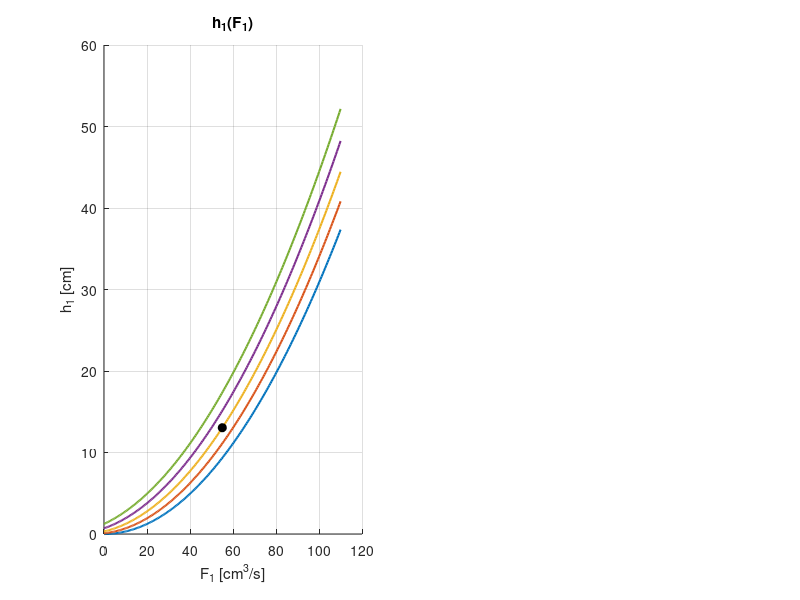

Source code (MATLAB): (Note: this script raises an error after producing the figure.)
%% Parametry
p.A2 = 430; p.C1 = 0.85; p.a1 = 18; p.a2 = 24; p.tau = 70;

% Punkt pracy
F1_0 = 55;
FD_0 = 10;

% Zakresy wejść
F1v = linspace(0, 2*F1_0, 200);      % sterowanie F1
FDv = linspace(0, 2*FD_0, 200);      % zakłócenie FD

%% Stan ustalony:

h1_stat = @(F1,FD) ((F1 + FD)/p.a1).^2;
h2_stat = @(F1,FD) ((F1 + FD)/p.a2).^2;

h1_0 = h1_stat(F1_0, FD_0);
h2_0 = h2_stat(F1_0, FD_0);

%% Wykres 1: h1, h2 w funkcji F1 dla kilku wartości FD
FD_list = FD_0 * [0 0.5 1 1.5 2];
figure('Name','Charakterystyki statyczne h(F1)');
for i = 1:2
    subplot(1,2,i); hold on; grid on;
    for FD = FD_list
        if i == 1
            plot(F1v, h1_stat(F1v, FD), 'LineWidth', 1.5);
        else
            plot(F1v, h2_stat(F1v, FD), 'LineWidth', 1.5);
        end
    end
    if i == 1
        plot(F1_0, h1_0, 'ko', 'MarkerFaceColor', 'k');
        ylabel('h_1 [cm]'); title('h_1(F_1)');
    else
        plot(F1_0, h2_0, 'ko', 'MarkerFaceColor', 'k');
        ylabel('h_2 [cm]'); title('h_2(F_1)');
    end
    xlabel('F_1 [cm^3/s]');
    legend([compose('F_D = %.1f', FD_list), {'punkt pracy'}], 'Location', 'northwest');
end

%% Wykres 2: powierzchnia h2(F1, FD)
[F1g, FDg] = meshgrid(F1v, FDv);
figure('Name','Charakterystyka statyczna h2(F1,FD)');
surf(F1g, FDg, h2_stat(F1g, FDg), 'EdgeColor', 'none');
hold on;
plot3(F1_0, FD_0, h2_0, 'ro', 'MarkerFaceColor', 'r', 'MarkerSize', 8);
xlabel('F_1 [cm^3/s]'); ylabel('F_D [cm^3/s]'); zlabel('h_2 [cm]');
title('h_2(F_1, F_D)'); colorbar; grid on; view(-35, 30);
